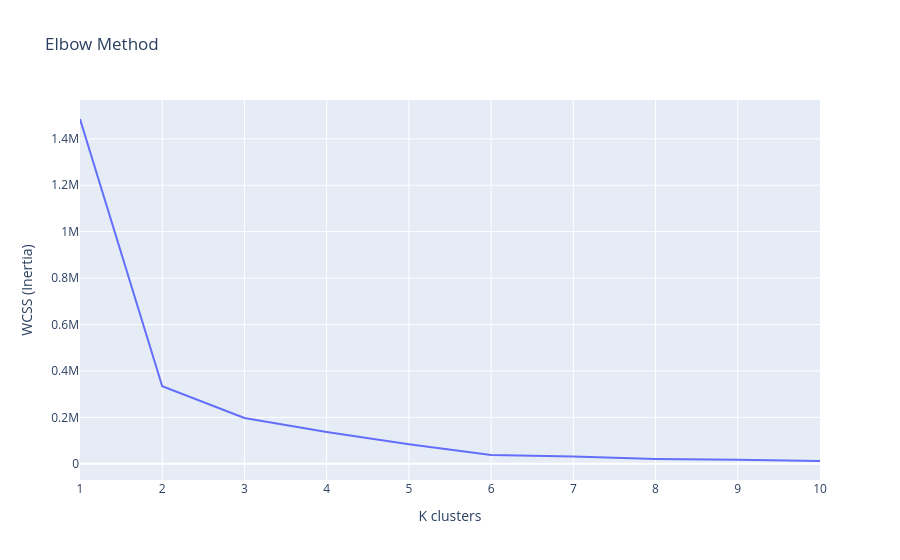

Write notebook code for a chart like this one.
### Code cell
# Elbow Method
# Lista para armazenar os valores de inércia (WCSS)
wcss = []

# Testamos o K de 1 a 10
for i in range(1, 11):
    # n_init="auto" é o padrão para evitar avisos em versões novas
    kmeans = KMeans(n_clusters=i, init='k-means++', random_state=42, n_init="auto")
    kmeans.fit(X)
    wcss.append(kmeans.inertia_)

# Plotando o gráfico
pltdf = pd.DataFrame({'K clusters': range(1,11), 'WCSS (Inertia)': wcss})
px.line(pltdf, x='K clusters', y='WCSS (Inertia)', title='Elbow Method')

### Figure 1 — Plotly figure (JSON) as saved in the notebook; plotly's stock layout.template omitted (floating-point values rounded to 4 significant figures)
{"data": [{"hovertemplate": "K clusters=%{x}<br>WCSS (Inertia)=%{y}<extra></extra>", "legendgroup": "", "line": {"color": "#636efa", "dash": "solid"}, "marker": {"symbol": "circle"}, "mode": "lines", "name": "", "orientation": "v", "showlegend": false, "type": "scatter", "x": [1, 2, 3, 4, 5, 6, 7, 8, 9, 10], "xaxis": "x", "y": [1485000.0, 333900.0, 197000.0, 136500.0, 84020.0, 37520.0, 31810.0, 21040.0, 16960.0, 11970.0], "yaxis": "y"}], "layout": {"legend": {"tracegroupgap": 0}, "title": {"text": "Elbow Method"}, "xaxis": {"anchor": "y", "domain": [0, 1], "title": {"text": "K clusters"}}, "yaxis": {"anchor": "x", "domain": [0, 1], "title": {"text": "WCSS (Inertia)"}}}}
